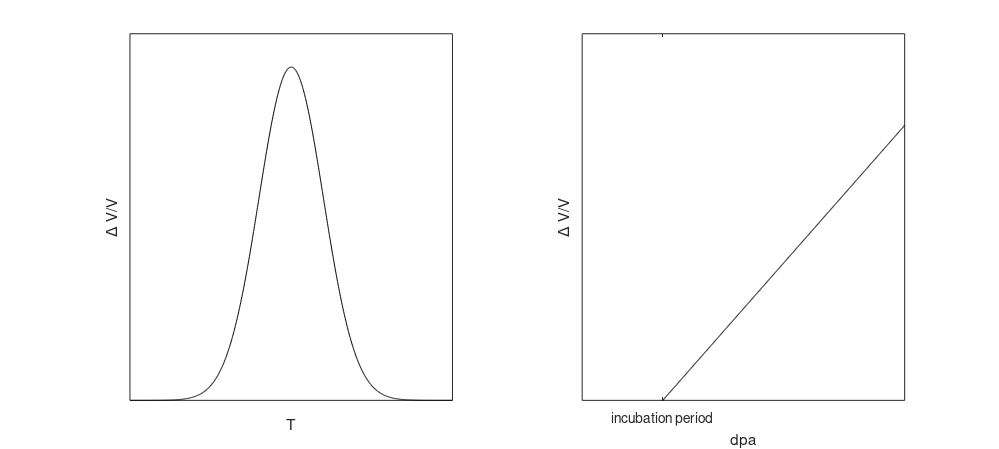

Recreate this plot in MATLAB. (Note: this script raises an error after producing the figure.)
clc; close all; clear;
subplot(1,2,1);
t=linspace(0,20,1000);
y=gaussmf(t,[2 10]);
plot(t,y,'k-');
xlabel('T');ylabel('\Delta V/V');
set(gca,'xtick',[],'xticklabel',{},'ytick',[],'yticklabel',[]);
axis([0 20 0 1.1]);
set(gca,'Color','none');
subplot(1,2,2);
t=linspace(0,20,1000);
y=t-5;
plot(t,y,'k-');
xlabel('dpa');ylabel('\Delta V/V');
set(gca,'xtick',[5],'xticklabel',{'incubation period'},'ytick',[],'yticklabel',[]);
axis([0 20 0 20]);
set(gcf,'Position',[50 50 1000 450],'PaperPositionMode','auto');
set(gca,'Color','none');
plot2svg('Dose_and_Temperature_Effects_Plot.svg');